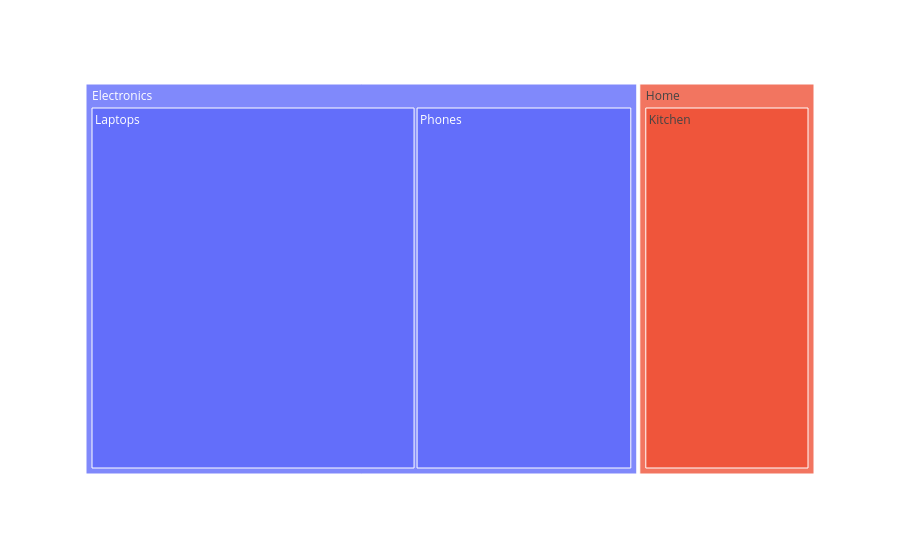
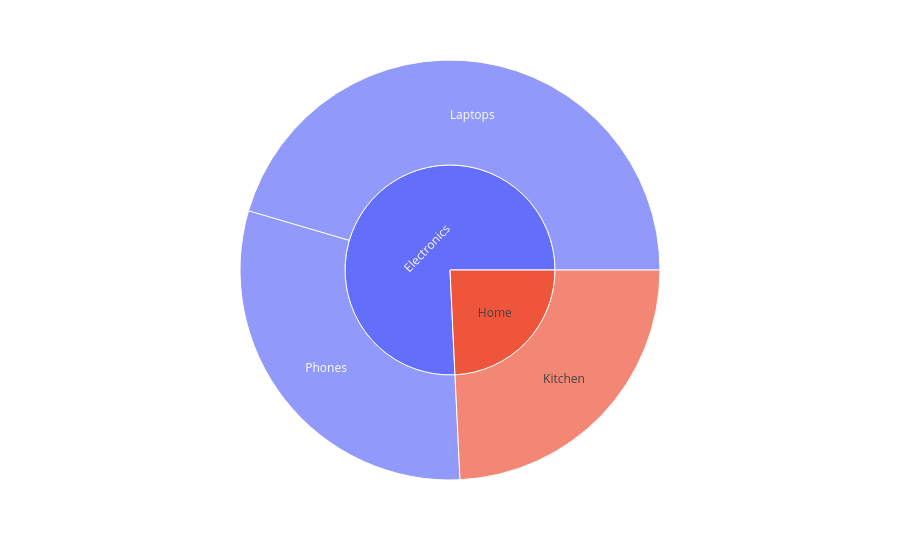

Notebook source saved alongside these figures, in order:
### Code cell
import pandas as pd
import plotly.express as px

df = pd.DataFrame({
    "Category": ["Electronics","Electronics","Home"],
    "Sub": ["Phones","Laptops","Kitchen"],
    "Value": [100,150,80]
})

px.treemap(df, path=["Category","Sub"], values="Value").show()
px.sunburst(df, path=["Category","Sub"], values="Value").show()

### Figure 1 — Plotly figure (JSON) as saved in the notebook; plotly's stock layout.template omitted (floating-point values rounded to 4 significant figures)
{"data": [{"branchvalues": "total", "domain": {"x": [0, 1], "y": [0, 1]}, "hovertemplate": "labels=%{label}<br>Value=%{value}<br>parent=%{parent}<br>id=%{id}<extra></extra>", "ids": ["Electronics/Phones", "Electronics/Laptops", "Home/Kitchen", "Electronics", "Home"], "labels": ["Phones", "Laptops", "Kitchen", "Electronics", "Home"], "name": "", "parents": ["Electronics", "Electronics", "Home", "", ""], "type": "treemap", "values": [100.0, 150.0, 80.0, 250.0, 80.0]}], "layout": {"legend": {"tracegroupgap": 0}, "margin": {"t": 60}}}

### Figure 2 — Plotly figure (JSON) as saved in the notebook; plotly's stock layout.template omitted (floating-point values rounded to 4 significant figures)
{"data": [{"branchvalues": "total", "domain": {"x": [0, 1], "y": [0, 1]}, "hovertemplate": "labels=%{label}<br>Value=%{value}<br>parent=%{parent}<br>id=%{id}<extra></extra>", "ids": ["Electronics/Phones", "Electronics/Laptops", "Home/Kitchen", "Electronics", "Home"], "labels": ["Phones", "Laptops", "Kitchen", "Electronics", "Home"], "name": "", "parents": ["Electronics", "Electronics", "Home", "", ""], "type": "sunburst", "values": [100.0, 150.0, 80.0, 250.0, 80.0]}], "layout": {"legend": {"tracegroupgap": 0}, "margin": {"t": 60}}}
